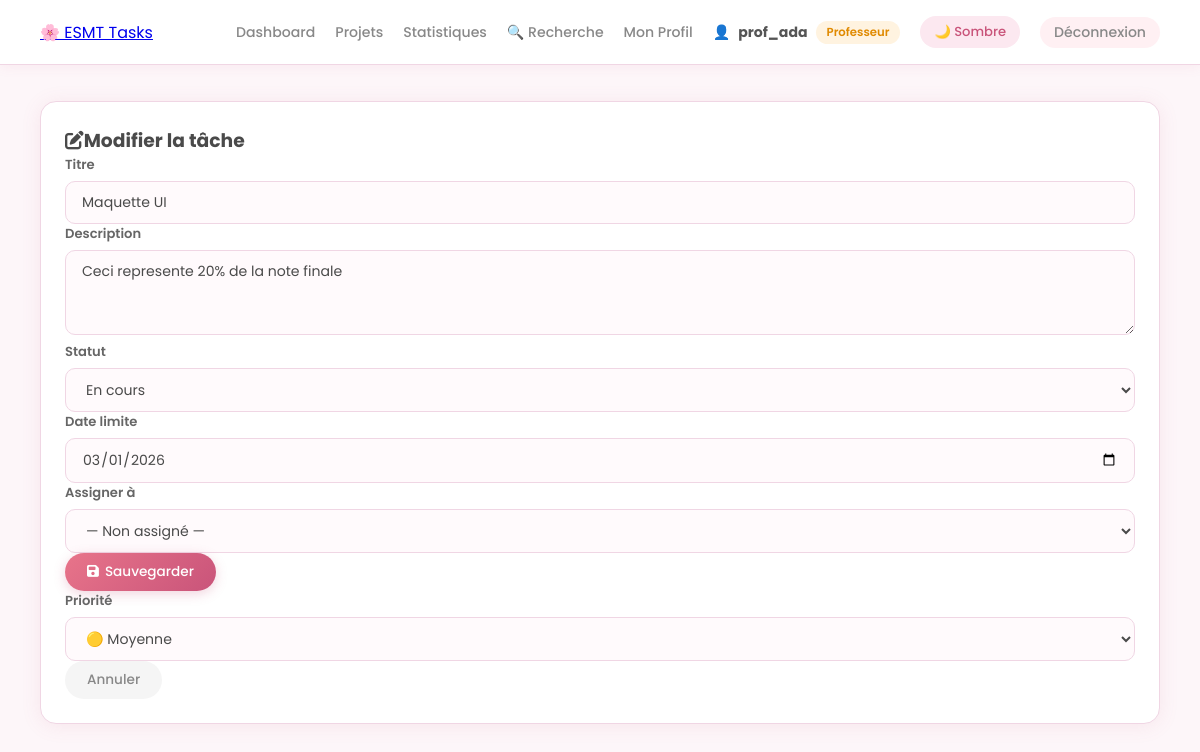
Page /tache/1/edit/ (signed in) on the committed database.
### accounts/models.py (models this page shows, shortened)
class User(AbstractUser):
    ROLE_CHOICES = [
        ('etudiant', 'Étudiant'),
        ('professeur', 'Professeur'),
    ]
    role = models.CharField(max_length=20, choices=ROLE_CHOICES, default='etudiant')
    avatar = models.ImageField(upload_to='avatars/', null=True, blank=True)

### tasks/models.py (models this page shows, shortened)
class Task(models.Model):
    STATUT_CHOICES = [
        ('todo', 'À faire'),
        ('en_cours', 'En cours'),
        ('termine', 'Terminé'),
    ]
    PRIORITE_CHOICES = [
        ('basse', 'Basse'),
        ('moyenne', 'Moyenne'),
        ('haute', 'Haute'),
    ]
    titre = models.CharField(max_length=200)
    description = models.TextField(blank=True)
    projet = models.ForeignKey(Project, on_delete=models.CASCADE, related_name='taches')
    assignee = models.ForeignKey(User, on_delete=models.SET_NULL, null=True, blank=True,
                                 related_name='taches_assignees')
    statut = models.CharField(max_length=20, choices=STATUT_CHOICES, default='todo')
    priorite = models.CharField(max_length=10, choices=PRIORITE_CHOICES, default='moyenne')
    date_limite = models.DateField(null=True, blank=True)
    date_creation = models.DateTimeField(auto_now_add=True)
    date_fin_reelle = models.DateTimeField(null=True, blank=True)

### tasks/views.py (the view, shortened to what this page needs)
# urls.py: path('tache/<int:pk>/edit/', views.tache_edit, name='tache_edit'),
@login_required
def tache_edit(request, pk):
    tache = get_object_or_404(Task, pk=pk)
    projet = tache.projet
    if request.user != projet.createur:
        messages.error(request, 'Accès refusé !')
        return redirect('projet_detail', pk=projet.pk)
    membres = projet.membres.all()
    return render(request, 'tasks/edit.html', {'tache': tache, 'membres': membres})

### templates/tasks/edit.html (shortened to what this page needs)
{% extends 'base.html' %}
{% block content %}
<div class="row justify-content-center">
    <div class="col-md-7">
        <div class="card p-4">
            <h3 class="mb-4"><i class="fas fa-edit me-2"></i>Modifier la tâche</h3>
            <form method="POST">
                <div class="mb-3">
                    <label class="form-label fw-bold">Titre</label>
                    <input type="text" name="titre" class="form-control" value="{{ tache.titre }}" required>
                </div>
                <div class="mb-3">
                    <label class="form-label fw-bold">Description</label>
                    <textarea name="description" class="form-control" rows="3">{{ tache.description }}</textarea>
                </div>
                <div class="mb-3">
                    <label class="form-label fw-bold">Statut</label>
                    <select name="statut" class="form-select">
                        <option value="en_cours" {% if tache.statut == 'en_cours' %}selected{% endif %}>En cours</option>
                    </select>
                </div>
                <div class="mb-3">
                    <label class="form-label fw-bold">Date limite</label>
                    <input type="date" name="date_limite" class="form-control"
                           value="{{ tache.date_limite|date:'Y-m-d' }}">
                </div>
                <div class="mb-3">
                    <label class="form-label fw-bold">Assigner à</label>
                    <select name="assignee" class="form-select">
                        <option value="">— Non assigné —</option>
                    </select>
                </div>
                <div class="d-flex gap-2">
                    <button type="submit" class="btn btn-primary">
                        <i class="fas fa-save me-1"></i>Sauvegarder
                    </button>
                    <div class="mb-3">
                    <label class="form-label fw-bold">Priorité</label>
                    <select name="priorite" class="form-select">
                        <option value="moyenne" {% if tache.priorite == 'moyenne' %}selected{% endif %}>🟡 Moyenne</option>
                    </select>
                </div>
                    <a href="{% url 'projet_detail' tache.projet.pk %}" class="btn btn-secondary">Annuler</a>
                </div>
            </form>
        </div>
    </div>
</div>
{% endblock %}

### templates/base.html (shortened to what this page needs)
<!DOCTYPE html>
<html lang="fr">
<head>
    <link href="https://cdnjs.cloudflare.com/ajax/libs/font-awesome/6.4.0/css/all.min.css" rel="stylesheet">
</head>
<body>
{% if user.is_authenticated %}
<nav class="navbar">
    <a href="{% url 'dashboard' %}" class="navbar-brand">🌸 ESMT Tasks</a>
    <div class="navbar-right">
        <a href="{% url 'dashboard' %}">Dashboard</a>
        <a href="{% url 'projet_liste' %}">Projets</a>
        <a href="{% url 'statistiques' %}">Statistiques</a>
        <a href="{% url 'recherche' %}">🔍 Recherche</a>
        <a href="{% url 'profil' %}">Mon Profil</a>
        <span style="color:#888; font-size:0.88rem; display:flex; align-items:center; gap:8px;">
            👤 <strong style="color:#555;">{{ user.username }}</strong>
            <span class="badge {% if user.role == 'professeur' %}badge-gold{% else %}badge-rose{% endif %}">
                {{ user.get_role_display }}
            </span>
        </span>
        <button id="theme-btn" onclick="toggleTheme()"
            style="background: var(--pink-bg); border: none; border-radius: 20px;
            padding: 6px 14px; cursor: pointer; font-size: 0.82rem;
            color: var(--pink); font-family: Poppins, sans-serif; font-weight: 500;
            transition: all 0.2s;">
            🌙 Sombre
        </button>
        <a href="{% url 'deconnexion' %}" class="btn btn-danger btn-sm">Déconnexion</a>
    </div>
</nav>
{% endif %}
<div class="layout">
    <div class="main-content" style="{% if not user.is_authenticated %}margin-left:0;{% endif %}">
        {% block content %}{% endblock %}
 </div>
</div>
</body>
</html>

### templates/base.html (style rules this page uses)
:root { --pink: #c9547a; --pink-light: #e8748a; --pink-bg: #fce8f0; --pink-border: #f0d6e4; --pink-soft: #fdf6f9; --text: #4a4a4a; --text-muted: #999; --white: #fff; --shadow: 0 2px 20px rgba(201,84,122,0.10); --shadow-hover: 0 6px 24px rgba(201,84,122,0.18); --radius: 16px; --radius-sm: 10px; --radius-full: 25px; --gradient: linear-gradient(135deg, #e8748a, #c9547a); --sidebar-w: 220px; --navbar-h: 65px; --transition: all 0.2s ease; }
* { margin: 0; padding: 0; box-sizing: border-box; }
body { font-family: 'Poppins', sans-serif; background-color: var(--pink-soft); color: var(--text); transition: background 0.3s, color 0.3s; }
.navbar { background: var(--white); border-bottom: 1px solid var(--pink-border); padding: 0 40px; height: var(--navbar-h); display: flex; justify-content: space-between; align-items: center; box-shadow: 0 2px 12px rgba(201,84,122,0.08); position: fixed; top: 0; left: 0; right: 0; z-index: 100; }
.navbar-right { display: flex; align-items: center; gap: 20px; }
.navbar-right a { color: #888; text-decoration: none; font-size: 0.88rem; font-weight: 500; transition: var(--transition); }
.layout { display: flex; min-height: 100vh; padding-top: var(--navbar-h); }
.main-content { margin-left: 0; padding: 36px 40px; flex: 1; min-width: 0; max-width: 1200px; margin: 0 auto; width: 100%; }
.card { background: var(--white); border-radius: var(--radius); padding: 24px; box-shadow: var(--shadow); border: 1px solid var(--pink-border); margin-bottom: 20px; transition: var(--transition); }
.btn { padding: 9px 22px; border-radius: var(--radius-full); font-size: 0.85rem; font-weight: 500; cursor: pointer; border: none; text-decoration: none; display: inline-flex; align-items: center; gap: 6px; transition: var(--transition); font-family: 'Poppins', sans-serif; white-space: nowrap; }
.btn-primary { background: var(--gradient); color: white; box-shadow: 0 3px 12px rgba(201,84,122,0.25); }
.btn-danger { background: #fff0f3; color: #e05a7a; }
.btn-secondary { background: #f5f5f5; color: #888; }
.btn-sm { padding: 5px 14px; font-size: 0.78rem; }
input[type=text], input[type=email], input[type=password], input[type=date], input[type=number], textarea, select { width: 100%; padding: 10px 16px; border: 1.5px solid var(--pink-border); border-radius: var(--radius-sm); font-family: 'Poppins', sans-serif; font-size: 0.88rem; outline: none; background: #fffafc; color: var(--text); transition: border 0.2s, box-shadow 0.2s; }
label { font-size: 0.82rem; font-weight: 600; color: #666; margin-bottom: 6px; display: block; }
.badge { padding: 3px 11px; border-radius: 20px; font-size: 0.73rem; font-weight: 600; display: inline-block; }
.badge-gold { background: #fff3e0; color: #e08a00; }

### rows in the picture
User: username "prof_ada", role "Professeur"
Task: titre "Maquette UI", description "Ceci represente 20% de la note finale", statut "En cours", date_limite "03/01/2026", priorite "🟡 Moyenne"
